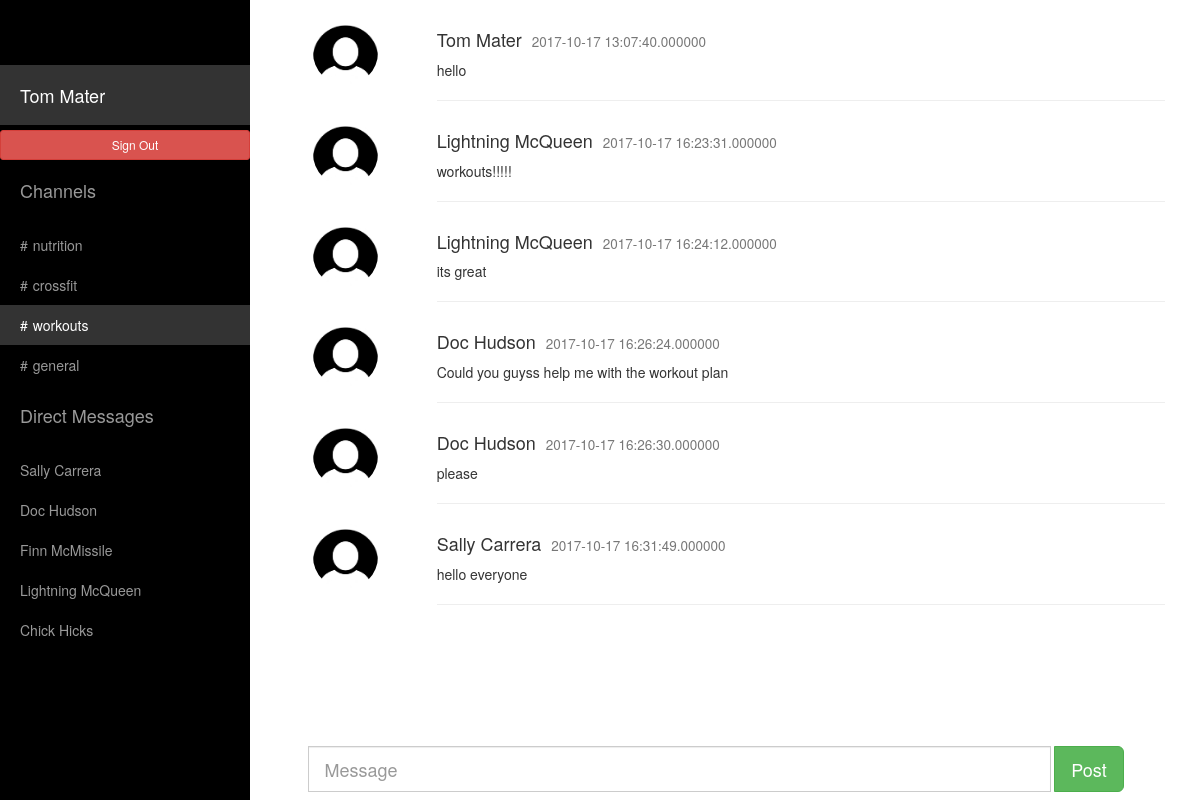
Before: /indexw.php (signed in) with the older database file.
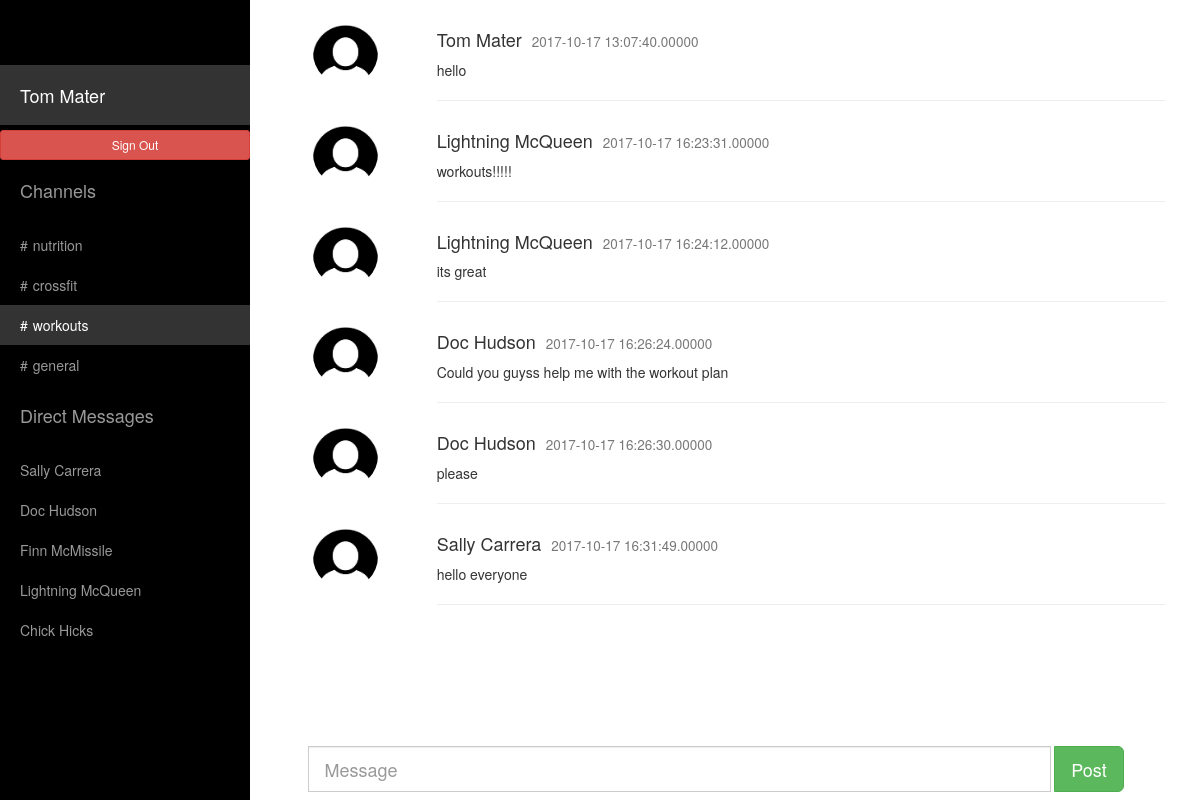
After: the same page with the newer database file.
### tables this page shows
CREATE TABLE `users_message` (
  `mess_id` int(20) NOT NULL,
  `ch_id` int(20) NOT NULL DEFAULT '0',
  `messages` varchar(100) NOT NULL,
  `user_name` varchar(100) NOT NULL,
  `date` timestamp(5) NOT NULL
);

### indexw.php (the view, shortened to what this page needs)
<!DOCTYPE html>
<html lang="en">
<head>
	<link rel="stylesheet" href="https://maxcdn.bootstrapcdn.com/bootstrap/3.3.7/css/bootstrap.min.css">
    <link href="css/sidebar.css" rel="stylesheet">
  </head>
<body>
    <div id="wrapper">
        <div id="sidebar-wrapper">
            <ul class="sidebar-nav">
               <li class="sidebar-brand">
                </li>
                <li class="sidebar-brand">
                    <a style="color:white !important;" class="actives" href="index.php"><?php echo $_SESSION['user_name']; ?></a>
                </li>
				<li>
				<a style="color:white !important;" href="signout.php" class="btn btn-danger btn-sm" role="button">Sign Out</a>
				</li>
                <li class="sidebar-brand">
                    <a>Channels</a>
                </li>
				<?php
$conn = mysqli_connect("localhost","admin","M0n@rch$");
	mysqli_select_db($conn,'slack');
	 $r1=mysqli_query($conn,"select channels from users_channel where channels='".nutrition."'");
	 while($r2=mysqli_fetch_array($r1))
	 {
?>
          <li>
                    <a href="indexn.php"><span style="padding-right:5px">#</span><?php echo $r2['channels']; ?></a>
		  </li>
<?php
	 }
?>
<?php
 $r14=mysqli_query($conn,"select channels from users_channel where channels='".crossfit."'");
	 while($r24=mysqli_fetch_array($r14))
	 {
?>
      <li>
                    <a  href="indexc.php"><span style="padding-right:5px">#</span><?php echo $r24['channels']; ?></a>
		  </li>
<?php
	 }
?>
<?php
 $r15=mysqli_query($conn,"select channels from users_channel where channels='".workouts."'");
	 while($r25=mysqli_fetch_array($r15))
	 {
?>
      <li>
                    <a class="actives" style="color:white !important;" href="indexw.php"><span style="padding-right:5px">#</span><?php echo $r25['channels']; ?></a>
		  </li>
<?php
	 }
?>
<?php
 $r13=mysqli_query($conn,"select channels from users_channel where channels='".general."'");
	 while($r23=mysqli_fetch_array($r13))
	 {
?>
      <li>
                    <a  href="index.php"><span style="padding-right:5px">#</span><?php echo $r23['channels']; ?></a>
		  </li>
<?php
	 }
?>
		 <li class="sidebar-brand">
                    <a href="#">
                        Direct Messages
                    </a>
          </li>
		  <?php
	     $r11=mysqli_query($conn,"select user_name from users_info where not user_name='".$_SESSION['user_name']."'");
	     while($r22=mysqli_fetch_array($r11))
	       {
?>
		   <li>
                    <a href="#page-content-wrapper"><?php echo $r22['user_name']; ?></a>
		  </li>
<?php
		   }
?>
            </ul>
        </div>
        <div id="page-content-wrapper">
            <div class="container-fluid">
                <div class="row">
				<div  class="col-lg-12">
	 <?php
	     $r33=mysqli_query($conn,"select *from users_message where ch_id='4'");
	     while($r34=mysqli_fetch_array($r33))
	       {
?>
			<div  class="row">
        <div class="col-sm-2 text-center">
          <img src="user-image.jpg" class="img-circle" height="65" width="65" alt="Avatar">
        </div>
        <div class="col-sm-10">
          <h4><?php echo $r34['user_name'];?><small style="margin-left:10px"><?php echo $r34['date'];?></small></h4>
          <p><?php echo $r34['messages'];?></p>
          <hr>
        </div>
			</div>
<?php
		   }
?>
                    </div>
                </div>
            </div>
        </div>
		                       <nav class="navbar navbar-fixed-bottom">
								    <div class="row">
										<div class="col-sm-3 col-md-3">
										</div>
										<div class="col-sm-9 col-md-9">
											<form class="navbar-form" action="index4.php" method="post">
												<div class="row">
					<div class="input-group input-group-lg col-lg-10">
						<input type="text" name="message_post" class="form-control" placeholder="Message">
						</div>
							<div class="input-group input-group-btn col-lg-2">
								<button name="submit" value="submit" class="btn btn-success btn-lg" type="submit">
									Post
								</button>
							</div>
				</div>
			</form>
	</div>
	</div>
</nav>
    </div>
</body>
</html>

Changed rows visible on the page:
changed users_message "Tom Mater": date "2017-10-17 13:07:40.000000" → "2017-10-17 13:07:40.00000"
changed users_message "workouts!!!!!": date "2017-10-17 16:23:31.000000" → "2017-10-17 16:23:31.00000"
changed users_message "its great": date "2017-10-17 16:24:12.000000" → "2017-10-17 16:24:12.00000"
changed users_message "Could you guyss help me with the workout plan": date "2017-10-17 16:26:24.000000" → "2017-10-17 16:26:24.00000"
changed users_message "please": date "2017-10-17 16:26:30.000000" → "2017-10-17 16:26:30.00000"
changed users_message "Sally Carrera": date "2017-10-17 16:31:49.000000" → "2017-10-17 16:31:49.00000"
